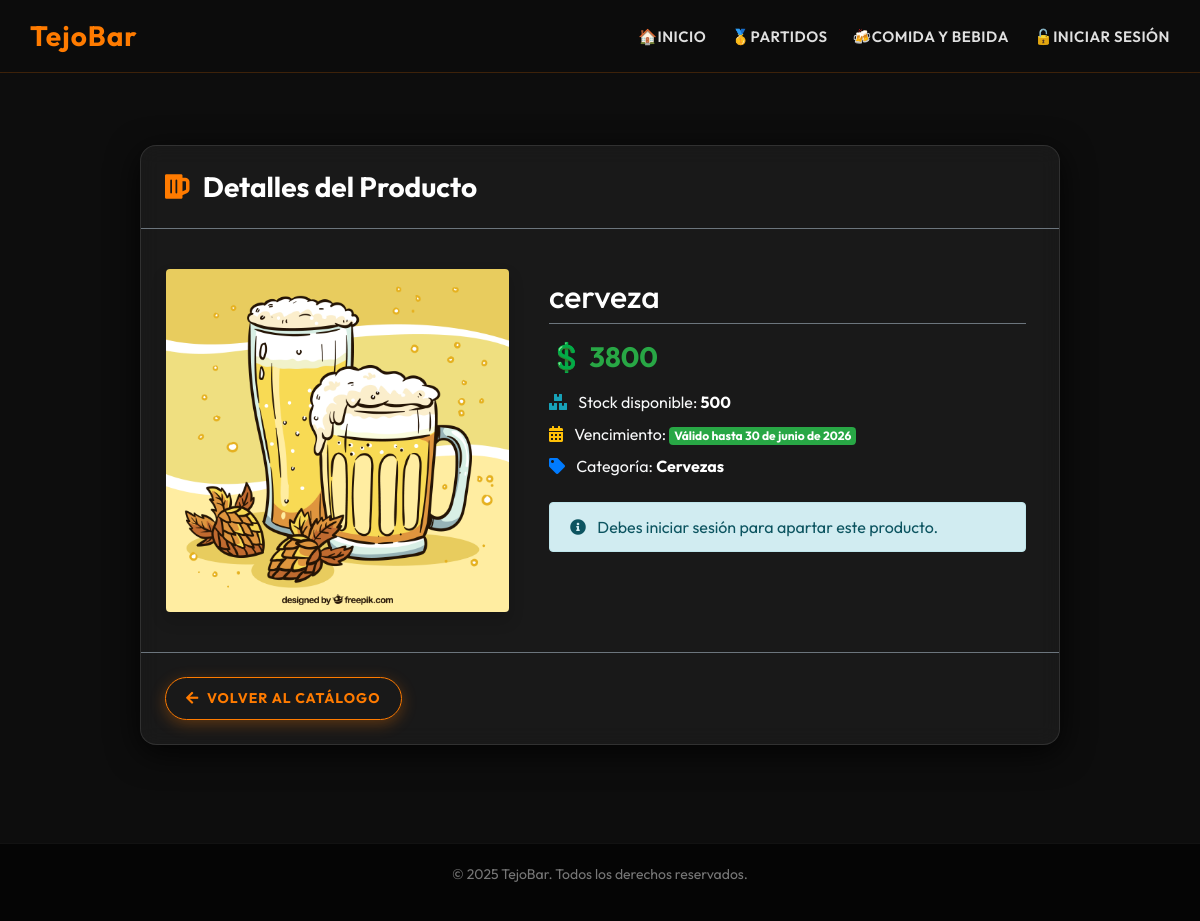
/productos/3/, run on the app's committed database.
### tejobar_app/models.py (models this page shows, shortened)
class Producto(models.Model):
    nombre = models.CharField(
        max_length=100,
        validators=[
            MinLengthValidator(3, message="El nombre debe tener al menos 3 caracteres.")
        ]
    )
    precio = models.DecimalField(
        max_digits=10,
        decimal_places=2,
        validators=[
            MinValueValidator(0.01, message="El precio no puede ser 0 ni negativo."),
            MaxValueValidator(10000000.00, message="El precio excede el límite permitido (10M).")
        ]
    )
    stock = models.IntegerField(
        validators=[
            MinValueValidator(0, message="El stock no puede ser negativo."),
            MaxValueValidator(10000, message="Capacidad máxima de bodega excedida (10,000 u).")
        ]
    )
    fecha_vencimiento = models.DateField(blank=True, null=True)
    descripcion = models.TextField(
        "Descripción",
        blank=True,
        null=True,
        validators=[
            MaxLengthValidator(500, message="La descripción no puede superar los 500 caracteres.")
        ]
    )
    imagen = models.ImageField(upload_to="productos", blank=True, null=True)
    categoria = models.ForeignKey(
        Categoria,
        on_delete=models.SET_NULL,
        null=True,
        blank=True,
        related_name="productos",
    )
    objects = ProductoQuerySet.as_manager()
    @property
    def is_expired(self) -> bool:
        from django.utils import timezone
        if self.fecha_vencimiento:
            return self.fecha_vencimiento < timezone.now().date()
        return False

class Categoria(models.Model):
    nombre = models.CharField(max_length=100, unique=True)
    descripcion = models.TextField(blank=True, null=True)
    estado = models.BooleanField(default=True) # Activo/Inactivo

### tejobar_app/views.py (the view)
# urls.py: path("productos/<int:pk>/", views.product_detail, name="productos_show"),
def product_detail(request: HttpRequest, pk: int) -> HttpResponse:
    producto = get_object_or_404(Producto, pk=pk)
    return render(request, "productos/show.html", {"producto": producto})

### templates/productos/show.html (shortened to what this page needs)
{% extends "layouts/public.html" %}
{% load static %}
{% block content %}
<div class="row justify-content-center mt-5">
    <div class="col-md-10">
        <div class="card p-0 m-0" style="height: auto !important; overflow: visible !important;">
            <div class="card-header border-bottom border-secondary p-4 pb-0" style="background: transparent;">
                <h3 class="mb-0 text-white" style="font-weight: 700;"><i class="fas fa-beer mr-2" style="color: #ff7b00;"></i> Detalles del Producto</h3>
            </div>
            <div class="row g-0 p-4">
                <div class="col-md-5 d-flex align-items-center justify-content-center p-3">
                    {% if producto.imagen %}
                        <img src="{{ producto.imagen.url }}" alt="{{ producto.nombre }}" class="img-fluid rounded shadow" style="max-height: 350px; object-fit: contain;">
                    {% else %}
                        <img src="{% static 'img/productos/no-image.png' %}" alt="{{ producto.nombre }}" class="img-fluid rounded shadow" style="max-height: 350px; object-fit: contain;">
                    {% endif %}
                </div>
                <div class="col-md-7 p-4">
                    <h2 class="mb-3 border-bottom border-secondary pb-2">{{ producto.nombre }}</h2>
                    <div class="mb-4">
                        <h3 class="text-success font-weight-bold mb-3">💲 {{ producto.precio|floatformat:0 }}</h3>
                        <p class="mb-2">
                            <i class="fas fa-boxes text-info mr-2"></i>
                            <span class="text-light">Stock disponible:</span>
                            <strong class="text-white">{{ producto.stock }}</strong>
                        </p>
                        <p class="mb-2">
                            <i class="fas fa-calendar-alt text-warning mr-2"></i>
                            <span class="text-light">Vencimiento:</span>
                            {% if not producto.fecha_vencimiento %}
                                <span class="badge badge-secondary">Sin caducidad</span>
                            {% elif producto.is_expired %}
                                <span class="badge badge-danger">Vencido ({{ producto.fecha_vencimiento }})</span>
                            {% else %}
                                <span class="badge badge-success">Válido hasta {{ producto.fecha_vencimiento }}</span>
                            {% endif %}
                        </p>
                        <p class="mb-2">
                            <i class="fas fa-tag text-primary mr-2"></i>
                            <span class="text-light">Categoría:</span>
                            <strong class="text-white">{{ producto.categoria.nombre|default:"Sin categoría" }}</strong>
                        </p>
                    </div>
                    {% if user.is_authenticated %}
                        <form method="post" action="{% url 'tejobar_app:productos_apartar' producto.pk %}" class="mt-4 p-4 rounded d-flex align-items-center flex-wrap gap-3" style="background: rgba(255,255,255,0.02); border: 1px solid rgba(255,255,255,0.05);">
                            {% csrf_token %}
                            <label for="cantidad" class="mb-0 mr-3 text-light font-weight-bold" style="font-size: 1.1rem;">Cantidad a añadir:</label>
                            <input type="number" name="cantidad" id="cantidad" min="1" max="{{ producto.stock }}" value="1" class="form-control mr-3" style="width: 100px; background: rgba(0,0,0,0.5); color: #fff; border: 1px solid #ff7b00;">
                            <button type="submit" class="boton m-0">
                                <i class="fas fa-cart-plus mr-1"></i> Añadir al Carrito
                            </button>
                        </form>
                    {% else %}
                        <div class="alert alert-info mt-4">
                            <i class="fas fa-info-circle mr-2"></i>
                            Debes iniciar sesión para apartar este producto.
                        </div>
                    {% endif %}
                </div>
            </div>
            <div class="card-footer border-top border-secondary p-4" style="background: transparent;">
                <a href="{% url 'tejobar_app:productos_index' %}" class="boton" style="padding: 10px 20px; font-size: 14px; background: transparent; border: 1px solid #ff7b00; color: #ff7b00 !important; margin: 0;">
                    <i class="fas fa-arrow-left mr-1"></i> Volver al Catálogo
                </a>
            </div>
        </div>
    </div>
</div>
{% endblock %}

### static/css/productos.css (style rules this page uses)
body { margin: 0; font-family: 'Segoe UI', sans-serif; background-color: #141414; color: #ffffff; transition: 1.5s; }

### static/css/newstyle.css (style rules this page uses)
body { margin: 0; font-family: 'Outfit', 'Segoe UI', sans-serif; background-color: #0d0d0d; color: #e0e0e0; transition: background-color 0.5s, color 0.5s; display: flex; flex-direction: column; min-height: 100vh; }
header, nav a, .hero, .section, .card, footer { transition: all 0.4s ease; }
.card { display: flex; position: relative; overflow: hidden; background: rgba(255, 255, 255, 0.05) !important; backdrop-filter: blur(10px) !important; -webkit-backdrop-filter: blur(10px) !important; border: 1px solid rgba(255, 255, 255, 0.1) !important; border-radius: 16px; box-shadow: 0 8px 32px rgba(0, 0, 0, 0.8) !important; text-decoration: none !important; color: #fff !important; height: 250px; transition: transform 0.4s cubic-bezier(0.175, 0.885, 0.32, 1.275), box-shadow 0.4s ease; }
.boton { display: inline-block; margin-top: 20px; padding: 12px 30px; background: linear-gradient(90deg, #ff7b00 0%, #e65c00 100%); color: #fff !important; font-weight: 700; font-size: 16px; border-radius: 30px; text-decoration: none; text-transform: uppercase; letter-spacing: 1px; transition: all 0.3s ease; box-shadow: 0 4px 15px rgba(255, 123, 0, 0.3); border: none; cursor: pointer; }

### data on the page
Producto: imagen (picture), nombre "cerveza", precio "3800", stock "500", fecha_vencimiento "30 de junio de 2026", categoria.nombre "Cervezas"
